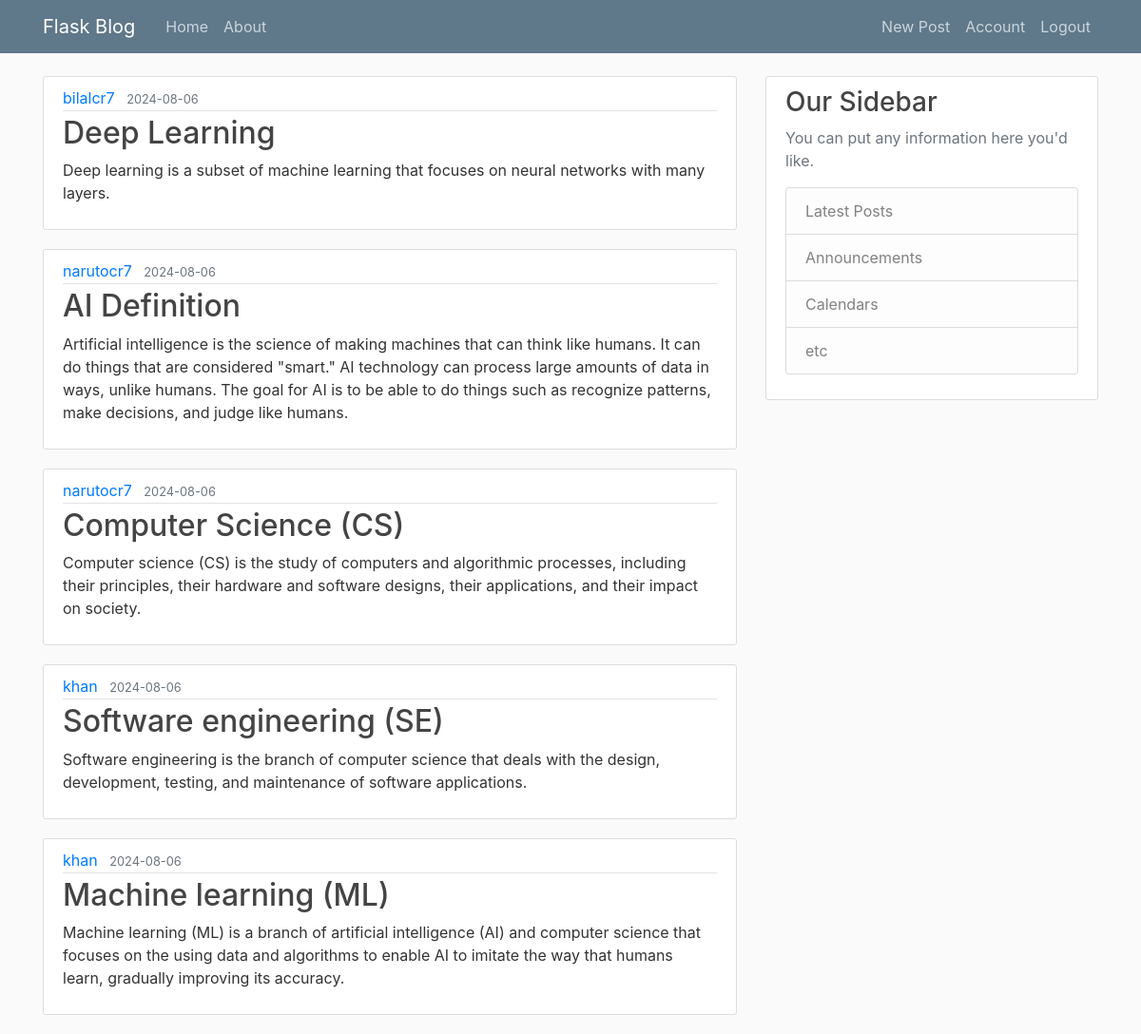
Screenshot of /home (signed in) with the database file from the repository.
### FlaskApp/models.py (models this page shows, shortened)
class Post(db.Model):
    id = db.Column(db.Integer, primary_key=True)
    title = db.Column(db.String(100), nullable=False)
    date_posted = db.Column(db.DateTime, nullable=False, default=datetime.utcnow)
    content = db.Column(db.Text, nullable=False)
    user_id = db.Column(db.Integer, db.ForeignKey('user.id'), nullable=False)

class User(db.Model, UserMixin):
    id = db.Column(db.Integer, primary_key=True)
    username = db.Column(db.String(20), unique=True, nullable=False)
    email = db.Column(db.String(120), unique=True, nullable=False)
    image_file = db.Column(db.String(20), nullable=False, default='default.jpg')
    password = db.Column(db.String(60), nullable=False)
    posts = db.relationship('Post', backref='author', lazy=True)

### FlaskApp/routes.py (the view)
@app.route("/")
@app.route("/home")
def home():
    posts = Post.query.all()
    return render_template('home.html', posts=posts)

### FlaskApp/models.py (called while the page is built)
@login_manager.user_loader
def load_user(user_id):
    return User.query.get(int(user_id))

### FlaskApp/templates/home.html
{% extends "layout.html" %}
{% block content %}
    {% for post in posts %}
        <article class="media content-section">
          <div class="media-body">
            <div class="article-metadata">
              <a class="mr-2" href="#">{{ post.author.username }}</a>
              <small class="text-muted">{{ post.date_posted.strftime('%Y-%m-%d') }}</small>
            </div>
            <h2><a class="article-title" href="{{ url_for('post', post_id=post.id) }}">{{ post.title }}</a></h2>
            <p class="article-content">{{ post.content }}</p>
          </div>
        </article>
    {% endfor %}
{% endblock content %}

### FlaskApp/static/styles.css (style rules this page uses)
body { background: #fafafa; color: #333333; margin-top: 5rem; }
h1, h2, h3, h4, h5, h6 { color: #444444; }
.content-section { background: #ffffff; padding: 10px 20px; border: 1px solid #dddddd; border-radius: 3px; margin-bottom: 20px; }
.article-title { color: #444444; }
.article-content { white-space: pre-line; }
.article-metadata { padding-bottom: 1px; margin-bottom: 4px; border-bottom: 1px solid #e3e3e3 }

### rows the page displays
Post: author.username "bilalcr7", date_posted "2024-08-06", title "Deep Learning", content "Deep learning is a subset of machine learning that focuses on neural networks with many layers."
Post: author.username "narutocr7", date_posted "2024-08-06", title "AI Definition", content "Artificial intelligence is the science of making machines that can think like humans. It can do things that are considered \"smart.\" AI technology can process large amounts of data in ways, unlike humans. The goal for AI is to be able to do things such as recognize patterns, make decisions, and judge like humans."
Post: author.username "narutocr7", date_posted "2024-08-06", title "Computer Science (CS)", content "Computer science (CS) is the study of computers and algorithmic processes, including their principles, their hardware and software designs, their applications, and their impact on society."
Post: author.username "khan", date_posted "2024-08-06", title "Software engineering (SE)", content "Software engineering is the branch of computer science that deals with the design, development, testing, and maintenance of software applications."
Post: author.username "khan", date_posted "2024-08-06", title "Machine learning (ML)", content "Machine learning (ML) is a branch of artificial intelligence (AI) and computer science that focuses on the using data and algorithms to enable AI to imitate the way that humans learn, gradually improving its accuracy."
